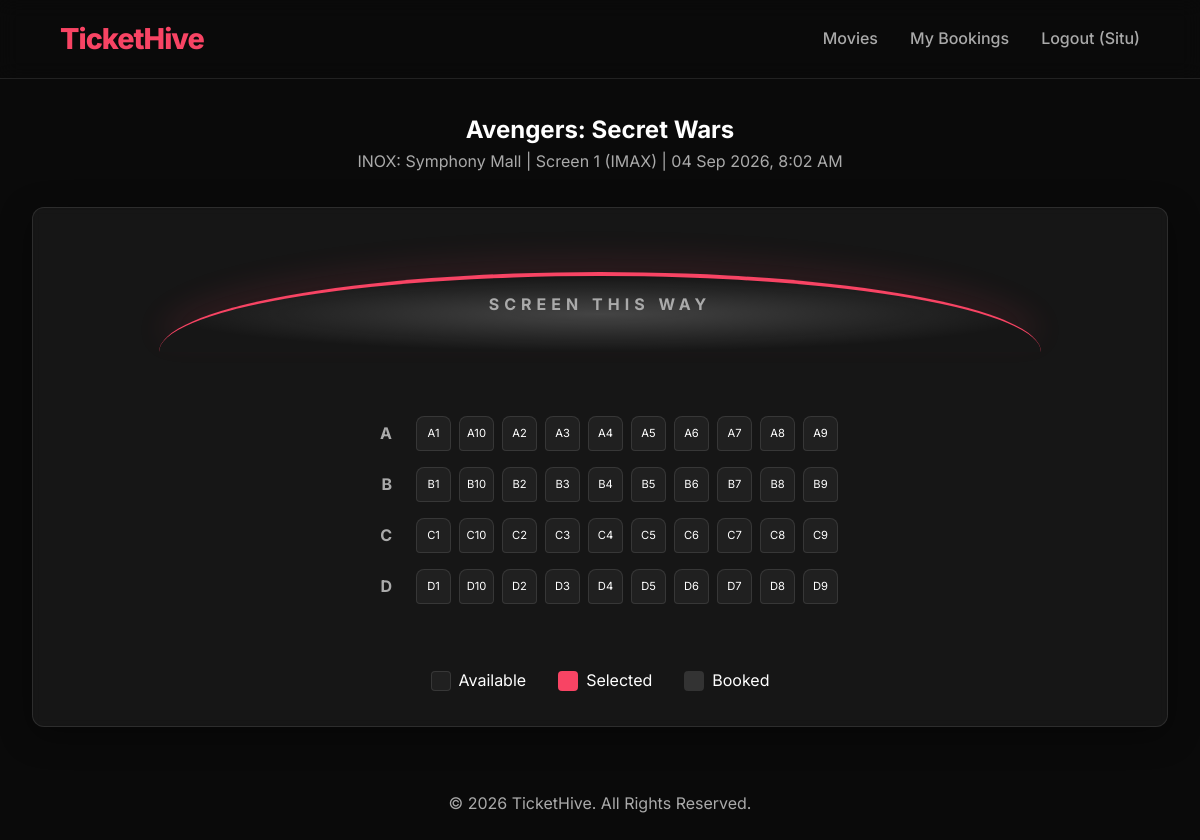
The page /movies/show/11/seats/ (signed in) on the database its author committed.
### movies/models.py (models this page shows, shortened)
class Show(models.Model):
    movie = models.ForeignKey(Movie, on_delete=models.CASCADE, related_name='shows')
    screen = models.ForeignKey(Screen, on_delete=models.CASCADE, related_name='shows')
    start_time = models.DateTimeField()
    end_time = models.DateTimeField()
    ticket_price = models.DecimalField(max_digits=8, decimal_places=2)

class Movie(models.Model):
    CERTIFICATION_CHOICES = [
        ('U', 'Unrestricted'),
        ('UA', 'Unrestricted but with parental guidance'),
        ('A', 'Adults only'),
        ('S', 'Specialized audience'),
    ]
    name = models.CharField(max_length=255)
    image = models.ImageField(upload_to="movies/posters/", blank=True, null=True)
    genre = models.CharField(max_length=255, help_text="Comma separated genres, e.g., Action, Sci-Fi")
    language = models.CharField(max_length=100)
    release_date = models.DateField()
    duration = models.IntegerField(help_text="Duration in minutes")
    age_certification = models.CharField(max_length=2, choices=CERTIFICATION_CHOICES, default='UA')
    youtube_trailer_url = models.URLField(blank=True, null=True)
    popularity_score = models.IntegerField(default=0)
    average_rating = models.DecimalField(max_digits=3, decimal_places=1, default=0.0)
    cast = models.TextField()
    description = models.TextField(blank=True, null=True)
    created_at = models.DateTimeField(auto_now_add=True)

class Screen(models.Model):
    name = models.CharField(max_length=50) # e.g. Screen 1, IMAX
    theater = models.ForeignKey(Theater, on_delete=models.CASCADE, related_name='screens')

class Theater(models.Model):
    name = models.CharField(max_length=255)
    city = models.ForeignKey(City, on_delete=models.CASCADE, related_name='theaters')
    address = models.TextField(blank=True, null=True)

class Seat(models.Model):
    screen = models.ForeignKey(Screen, on_delete=models.CASCADE, related_name='seats')
    seat_number = models.CharField(max_length=10) # e.g. A1, B2
    row = models.CharField(max_length=5) # e.g. A, B, C
    seat_type = models.CharField(max_length=20, default='Standard') # e.g. Standard, Premium, Recliner
    class Meta:
        unique_together = ('screen', 'seat_number')

### movies/views.py (the view, shortened to what this page needs)
# urls.py: path('show/<int:show_id>/seats/', views.show_seats, name='show_seats'),
@login_required
def show_seats(request, show_id):
    show = get_object_or_404(Show, id=show_id)
    seats = Seat.objects.filter(screen=show.screen).order_by('row', 'seat_number')
    reservations = SeatReservation.objects.filter(show=show)
    res_dict = {res.seat_id: res for res in reservations}
    seat_data = []
    for seat in seats:
        res = res_dict.get(seat.id)
        status = res.status if res else 'AVAILABLE'
        is_locked = res and res.status == 'PENDING'
        seat_data.append({
            'seat': seat,
            'status': status,
            'is_locked': is_locked,
        })
    return render(request, 'movies/seat_map.html', {
        'show': show,
        'reservations': seat_data
    })

### mysite/templates/movies/seat_map.html (shortened to what this page needs)
{% extends 'base.html' %}
{% load static %}
{% block content %}
<div class="text-center mb-2">
    <h2>{{ show.movie.name }}</h2>
    <p style="color: var(--text-secondary);">{{ show.screen.theater.name }} | {{ show.screen.name }} | {{ show.start_time|date:"d M Y, g:i A" }}</p>
</div>
<div class="glass-card" style="padding: 2rem 1rem;">
    <div class="screen-curve">SCREEN THIS WAY</div>
    <div class="seat-grid">
        {% regroup reservations|dictsort:"seat.row" by seat.row as row_list %}
        {% for row in row_list %}
        <div class="seat-row">
            <div class="row-label">{{ row.grouper }}</div>
            {% for res in row.list|dictsort:"seat.seat_number" %}
                {% if res.status == 'BOOKED' %}
                    <div class="seat booked" title="Booked">{{ res.seat.seat_number }}</div>
                {% elif res.is_locked %}
                    <div class="seat locked" title="Reserved (Payment Pending)">{{ res.seat.seat_number }}</div>
                {% else %}
                    <div class="seat available" data-id="{{ res.seat.id }}" data-num="{{ res.seat.seat_number }}" data-price="{{ show.ticket_price }}">{{ res.seat.seat_number }}</div>
                {% endif %}
            {% endfor %}
        </div>
        {% endfor %}
    </div>
    <div class="seat-legend">
        <div class="legend-item"><div class="legend-box" style="background: var(--bg-color-lighter); border: 1px solid var(--glass-border);"></div> Available</div>
        <div class="legend-item"><div class="legend-box" style="background: var(--primary-color);"></div> Selected</div>
        <div class="legend-item"><div class="legend-box" style="background: #333;"></div> Booked</div>
    </div>
</div>
{% endblock %}

### mysite/templates/base.html (shortened to what this page needs)
<!DOCTYPE html>
<html lang="en">
<head>
    {% load static %}
    <link rel="stylesheet" href="{% static 'css/style.css' %}">
</head>
<body>
    <nav class="navbar">
        <a href="{% url 'movie_list' %}" class="brand">TicketHive</a>
        <div class="nav-links">
            <a href="{% url 'movie_list' %}">Movies</a>
            {% if request.user.is_authenticated %}
                <a href="{% url 'booking_history' %}">My Bookings</a>
                <a href="{% url 'logout' %}">Logout ({{ request.user.username }})</a>
            {% else %}
                <a href="{% url 'login' %}" class="btn btn-outline" style="padding: 0.4rem 1rem;">Login</a>
            {% endif %}
        </div>
    </nav>
    <main class="container">
        {% block content %}
        {% endblock %}
    </main>
    <footer class="text-center mt-2 mb-2" style="color: var(--text-secondary);">
        <p>&copy; 2026 TicketHive. All Rights Reserved.</p>
    </footer>
</body>
</html>

### static/css/style.css (style rules this page uses)
:root { --bg-color: #0a0a0a; --bg-color-light: #141414; --bg-color-lighter: #202020; --primary-color: #f84464; --primary-hover: #d73a56; --text-primary: #ffffff; --text-secondary: #aaaaaa; --glass-bg: rgba(255, 255, 255, 0.05); --glass-border: rgba(255, 255, 255, 0.1); --shadow: 0 8px 32px 0 rgba(0, 0, 0, 0.37); --transition: all 0.3s cubic-bezier(0.25, 0.8, 0.25, 1); --radius: 12px; }
* { margin: 0; padding: 0; box-sizing: border-box; }
body { font-family: 'Inter', 'Roboto', sans-serif; background-color: var(--bg-color); color: var(--text-primary); line-height: 1.6; overflow-x: hidden; }
.navbar { background: rgba(10, 10, 10, 0.8); backdrop-filter: blur(10px); -webkit-backdrop-filter: blur(10px); border-bottom: 1px solid var(--glass-border); padding: 1rem 5%; display: flex; justify-content: space-between; align-items: center; position: sticky; top: 0; z-index: 1000; }
.brand { font-size: 1.8rem; font-weight: 800; color: var(--primary-color); text-decoration: none; letter-spacing: -1px; }
.nav-links { display: flex; gap: 2rem; }
.nav-links a { color: var(--text-secondary); text-decoration: none; font-weight: 500; transition: var(--transition); }
.container { max-width: 1200px; margin: 0 auto; padding: 2rem; }
.glass-card { background: var(--glass-bg); border: 1px solid var(--glass-border); border-radius: var(--radius); padding: 1.5rem; box-shadow: var(--shadow); backdrop-filter: blur(4px); transition: var(--transition); }
.text-center { text-align: center; }
.mt-2 { margin-top: 2rem; }
.mb-2 { margin-bottom: 2rem; }

### mysite/templates/movies/seat_map.html (style rules this page uses)
.screen-curve { height: 80px; background: radial-gradient(ellipse at center, rgba(255,255,255,0.2) 0%, rgba(255,255,255,0) 70%); border-top: 4px solid var(--primary-color); border-radius: 50% 50% 0 0 / 100% 100% 0 0; margin: 2rem auto 4rem auto; text-align: center; padding-top: 1rem; color: var(--text-secondary); font-weight: bold; letter-spacing: 5px; width: 80%; box-shadow: 0 -15px 30px rgba(248, 68, 100, 0.1); }
.seat-grid { display: flex; flex-direction: column; align-items: center; gap: 1rem; overflow-x: auto; max-width: 100%; padding-bottom: 1rem; }
.seat-row { display: flex; align-items: center; gap: 0.5rem; min-width: max-content; }
.row-label { width: 30px; font-weight: bold; color: var(--text-secondary); text-align: right; margin-right: 1rem; }
.seat { width: 35px; height: 35px; border-radius: 8px 8px 4px 4px; background: var(--bg-color-lighter); border: 1px solid var(--glass-border); display: flex; justify-content: center; align-items: center; font-size: 0.7rem; cursor: pointer; transition: var(--transition); }
.seat-legend { display: flex; justify-content: center; gap: 2rem; margin-top: 3rem; }
.legend-item { display: flex; align-items: center; gap: 0.5rem; }
.legend-box { width: 20px; height: 20px; border-radius: 4px; }

### rows shown on the page
Show: movie.name "Avengers: Secret Wars", screen.theater.name "INOX: Symphony Mall", screen.name "Screen 1 (IMAX)", start_time "04 Sep 2026, 8:02 AM"
Seat: seat.seat_number "A1"
Seat: seat.seat_number "A10"
Seat: seat.seat_number "A2"
Seat: seat.seat_number "A3"
Seat: seat.seat_number "A4"
Seat: seat.seat_number "A5"
Seat: seat.seat_number "A6"
Seat: seat.seat_number "A7"
Seat: seat.seat_number "A8"
Seat: seat.seat_number "A9"
Seat: seat.seat_number "B1"
Seat: seat.seat_number "B10"
Seat: seat.seat_number "B2"
Seat: seat.seat_number "B3"
Seat: seat.seat_number "B4"
Seat: seat.seat_number "B5"
Seat: seat.seat_number "B6"
Seat: seat.seat_number "B7"
Seat: seat.seat_number "B8"
Seat: seat.seat_number "B9"
Seat: seat.seat_number "C1"
Seat: seat.seat_number "C10"
Seat: seat.seat_number "C2"
Seat: seat.seat_number "C3"
Seat: seat.seat_number "C4"
Seat: seat.seat_number "C5"
Seat: seat.seat_number "C6"
Seat: seat.seat_number "C7"
Seat: seat.seat_number "C8"
Seat: seat.seat_number "C9"
Seat: seat.seat_number "D1"
Seat: seat.seat_number "D10"
Seat: seat.seat_number "D2"
Seat: seat.seat_number "D3"
Seat: seat.seat_number "D4"
Seat: seat.seat_number "D5"
Seat: seat.seat_number "D6"
Seat: seat.seat_number "D7"
Seat: seat.seat_number "D8"
Seat: seat.seat_number "D9"

### other values the page prints
{{ request.user.username }} "Situ"
{{ row.grouper }} "A" "B" "C" "D"
